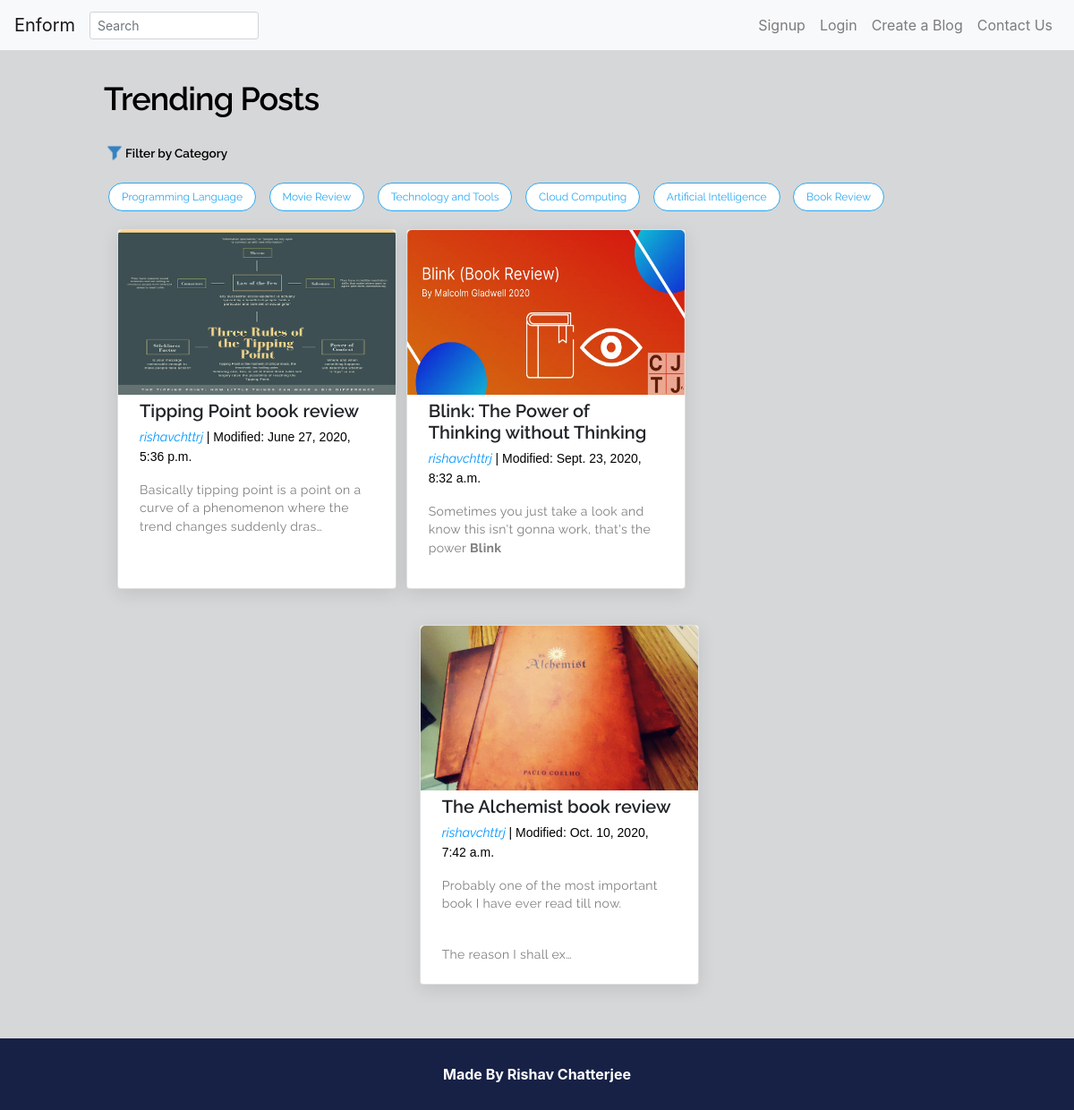
Page /6 on the committed database.
### blog/models.py (models this page shows, shortened)
class Category(models.Model):
    name = models.CharField(max_length=30)
    description = models.TextField()
    class Meta:
        verbose_name_plural = 'categories'

class Post(models.Model):
    statuses = [("D","Draft"), ("P","Published")]
    title = models.CharField(max_length=250)
    content = HTMLField()
    status = models.CharField(max_length=1, choices=statuses, default = "D" )
    category = models.ForeignKey(Category,on_delete=models.CASCADE,related_name="categories")
    image = models.ImageField(upload_to='blog/',blank= True)
    slug = models.SlugField(blank = True, unique = True)
    author = models.ForeignKey(get_user_model(), on_delete=models.CASCADE)
    created_date = models.DateTimeField(auto_now_add=True, blank=True)
    modified_date = models.DateTimeField(auto_now=True, blank=True)
    objects = models.Manager()
    post_man = PostQuerySet.as_manager()

### account/models.py (models this page shows, shortened)
class User(AbstractUser):
    gro = [("R","Reader"), ("A","Author")]
    email = models.EmailField(unique=True)
    pic = models.ImageField(upload_to="account/", blank = True)
    bio = models.TextField(blank=True)
    group = models.CharField(max_length=1,choices=gro, default = "R")
    REQUIRED_FIELDS =("email",)

### blog/views.py (the view)
# urls.py: path("<int:id>", category_specific, name= 'category_specific'),
def category_specific(request,id):
    categories = Category.objects.all()
    posts = Post.objects.filter(category = id, status = "P")
    return render(request,'blog/stories.html',context = {'posts':posts, 'categories':categories})

### blog/templates/blog/stories.html (shortened to what this page needs)
{% extends "blog/base.html"%}
{% block search_bar %}
<form class="form-inline " method="GET" action="url">
    <input class="form-control form-control-sm mr-3 w-75" name="search" type="text" placeholder="Search"
    aria-label="Search">
</form>
{% endblock %}
{% block content%}
<div class="card-body" >
    <div>
        <h1>Trending Posts</h1>
    </div>
    <div class="filter">
        <p><img/><span>Filter by Category</span></p>
    </div>
    <div class="category-buttons">
        {% for cats in categories %}
            <a href="{% url 'category_specific' cats.id %}"><button>{{cats.name}}</button>
        {% endfor %}
    </div>
    <div class="container">
        <div class="row" >
            {% for post in posts %}
                <div class ="col-lg-4 col-md-6 col-sm-1" >
                    <div class="card">
                        <a class="card-link" href="{% url 'post-detail' post.slug %}">
                        {% if post.image %}
                            <img src="{{post.image.url}}" alt="blog thumbnail"/>
                        {% else %}
                            <img src="https://edyoda.s3.amazonaws.com/media/blog-images/learn-artificial-intelligence.jpeg" alt=""/>
                        {% endif %}
                        <div class="inner-div">
                            <h3 class="title-name">{{post.title}}</h3>
                            <p class="author"> {{post.author.username}} <span class ="date"> | Modified: {{post.modified_date}} </span></p>
                            <div class="para">{{post.content | safe |truncatechars:100 }}</div>
                        </div>
                        </a>
                    </div>
                </div>
            {% endfor %}
        </div>
    </div>
</div>
{% endblock %}

### blog/static/blog/css/base.css (style rules this page uses)
.card-body { width: 84%; height: 100%; margin-left: auto; margin-right: auto; }
#main h1 { font-family: "Raleway"; font-size: 36px; font-weight: 600; letter-spacing: -0.9px; line-height: 69.84px; margin: 0px; color: #000000; }
.filter { margin: 12px 0px; }
.filter img { width: 24px; vertical-align: middle; }
.filter span { font-family: "Raleway"; font-size: 13.6px; font-weight: 600; vertical-align: middle; color: #000000; }
.category-buttons { margin-bottom: 15px; }
.category-buttons button { display: inline-block; color: rgb(41, 168, 241); border: 1px solid rgb(41, 168, 241); border-radius: 20px; background-color: #ffffff; font-family: "Raleway"; font-size: 12px; cursor: pointer; min-width: 50px; padding: 6px 14px; margin: 5px; }
.category-buttons a { text-decoration: none; }
.card { background-color: white; width: 312px; height: 402px; border: 1px solid rgba(0,168,255,.3); border-radius: 5px; box-shadow: 0 5px 20px 0 rgba(0,0,0,.1); cursor: pointer; margin: 0px 20px 40px 0px; }
.card-link { margin: 0px; text-decoration: none; color: unset; }
.card img { width: 100%; height: 184px; border-top-right-radius: 5px; border-top-left-radius: 5px; }
.inner-div { padding: 0px 24px; border-radius: 5px; height: 218px; }
.card h3 { font-family: 'Raleway'; font-size: 20px; font-weight: 600; text-align: left; margin: 6px 0px 0px 0px; }
.author { font-family: 'Raleway'; font-size: .9em; font-weight: 400; font-style: italic; color: #0096ff; margin-top: 6px; }
.date { font-family: sans-serif; font-size: 14px; font-weight: 400; font-style: normal; color: #000000; }
.para { font-family: Raleway; font-size: 14px; font-weight: 400; font-style: normal; opacity: .5; font-stretch: normal; line-height: 1.43; letter-spacing: .35px; text-align: left; color: #000; margin: .3em 0; white-space: pre-wrap; }

### rows in the picture
Category: name "Programming Language"
Category: name "Movie Review"
Category: name "Technology and Tools"
Category: name "Cloud Computing"
Category: name "Artificial Intelligence"
Category: name "Book Review"
Post: image (picture), title "Tipping Point book review", author.username "rishavchttrj", modified_date "June 27, 2020, 5:36 p.m.", content "Basically tipping point is a point on a curve of a phenomenon where the trend changes suddenly dras…"
Post: image (picture), title "Blink: The Power of Thinking without Thinking", author.username "rishavchttrj", modified_date "Sept. 23, 2020, 8:32 a.m.", content "Sometimes you just take a look and know this isn't gonna work, that's the power Blink"
Post: image (picture), title "The Alchemist book review", author.username "rishavchttrj", modified_date "Oct. 10, 2020, 7:42 a.m.", content "Probably one of the most important book I have ever read till now. The reason I shall ex…"
